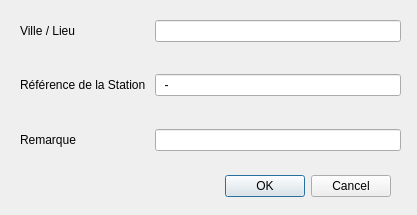
<?xml version="1.0" encoding="UTF-8"?>
<ui version="4.0">
 <class>Ajout_Ville</class>
 <widget class="QDialog" name="Ajout_Ville">
  <property name="geometry">
   <rect>
    <x>0</x>
    <y>0</y>
    <width>417</width>
    <height>215</height>
   </rect>
  </property>
  <property name="windowTitle">
   <string>Ajouter une Ville</string>
  </property>
  <widget class="QDialogButtonBox" name="buttonBox">
   <property name="geometry">
    <rect>
     <x>50</x>
     <y>170</y>
     <width>341</width>
     <height>32</height>
    </rect>
   </property>
   <property name="orientation">
    <enum>Qt::Horizontal</enum>
   </property>
   <property name="standardButtons">
    <set>QDialogButtonBox::Cancel|QDialogButtonBox::Ok</set>
   </property>
  </widget>
  <widget class="QWidget" name="formLayoutWidget">
   <property name="geometry">
    <rect>
     <x>20</x>
     <y>20</y>
     <width>381</width>
     <height>131</height>
    </rect>
   </property>
   <layout class="QFormLayout" name="formLayout_Ville">
    <item row="1" column="0">
     <widget class="QLabel" name="villeLieuLabel">
      <property name="text">
       <string>Ville / Lieu</string>
      </property>
     </widget>
    </item>
    <item row="1" column="1">
     <widget class="QLineEdit" name="villeLieuLineEdit"/>
    </item>
    <item row="2" column="1">
     <spacer name="verticalSpacer_3">
      <property name="orientation">
       <enum>Qt::Vertical</enum>
      </property>
      <property name="sizeHint" stdset="0">
       <size>
        <width>20</width>
        <height>40</height>
       </size>
      </property>
     </spacer>
    </item>
    <item row="3" column="0">
     <widget class="QLabel" name="rFRenceDeLaStationLabel">
      <property name="text">
       <string>Référence de la Station </string>
      </property>
     </widget>
    </item>
    <item row="3" column="1">
     <widget class="QLineEdit" name="rFRenceDeLaStationLineEdit">
      <property name="inputMask">
       <string>99-9999999999</string>
      </property>
     </widget>
    </item>
    <item row="4" column="1">
     <spacer name="verticalSpacer_2">
      <property name="orientation">
       <enum>Qt::Vertical</enum>
      </property>
      <property name="sizeHint" stdset="0">
       <size>
        <width>20</width>
        <height>40</height>
       </size>
      </property>
     </spacer>
    </item>
    <item row="5" column="0">
     <widget class="QLabel" name="remarqueLabel">
      <property name="text">
       <string>Remarque</string>
      </property>
     </widget>
    </item>
    <item row="5" column="1">
     <widget class="QLineEdit" name="remarqueLineEdit"/>
    </item>
   </layout>
  </widget>
 </widget>
 <resources/>
 <connections>
  <connection>
   <sender>buttonBox</sender>
   <signal>accepted()</signal>
   <receiver>Ajout_Ville</receiver>
   <slot>accept()</slot>
   <hints>
    <hint type="sourcelabel">
     <x>248</x>
     <y>254</y>
    </hint>
    <hint type="destinationlabel">
     <x>157</x>
     <y>274</y>
    </hint>
   </hints>
  </connection>
  <connection>
   <sender>buttonBox</sender>
   <signal>rejected()</signal>
   <receiver>Ajout_Ville</receiver>
   <slot>reject()</slot>
   <hints>
    <hint type="sourcelabel">
     <x>316</x>
     <y>260</y>
    </hint>
    <hint type="destinationlabel">
     <x>286</x>
     <y>274</y>
    </hint>
   </hints>
  </connection>
 </connections>
</ui>
